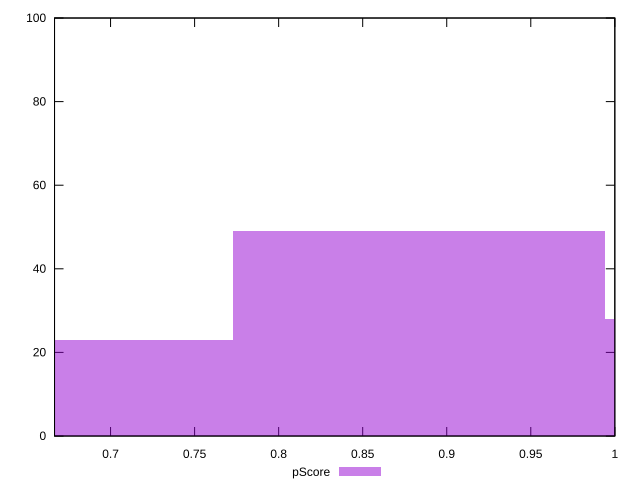

Reproduce this figure in gnuplot.
reset

$pScore <<EOF
0.662577868961947 23
0.8834371586159294 49
1.1042964482699118 28
EOF

set key outside below
set boxwidth 0.22085928965398235
set xrange [0.6666666666666666:1]
set yrange [0:100]
set trange [0:100]
set style fill transparent solid 0.5 noborder
set terminal svg size 640, 490 enhanced background rgb 'white'
set output "report_00014_2021-02-09T15:56:05.503Z/unused-css-rules/samples/pages+cached+noadtech/pScore/histogram.svg"

plot $pScore title "pScore" with boxes

reset
